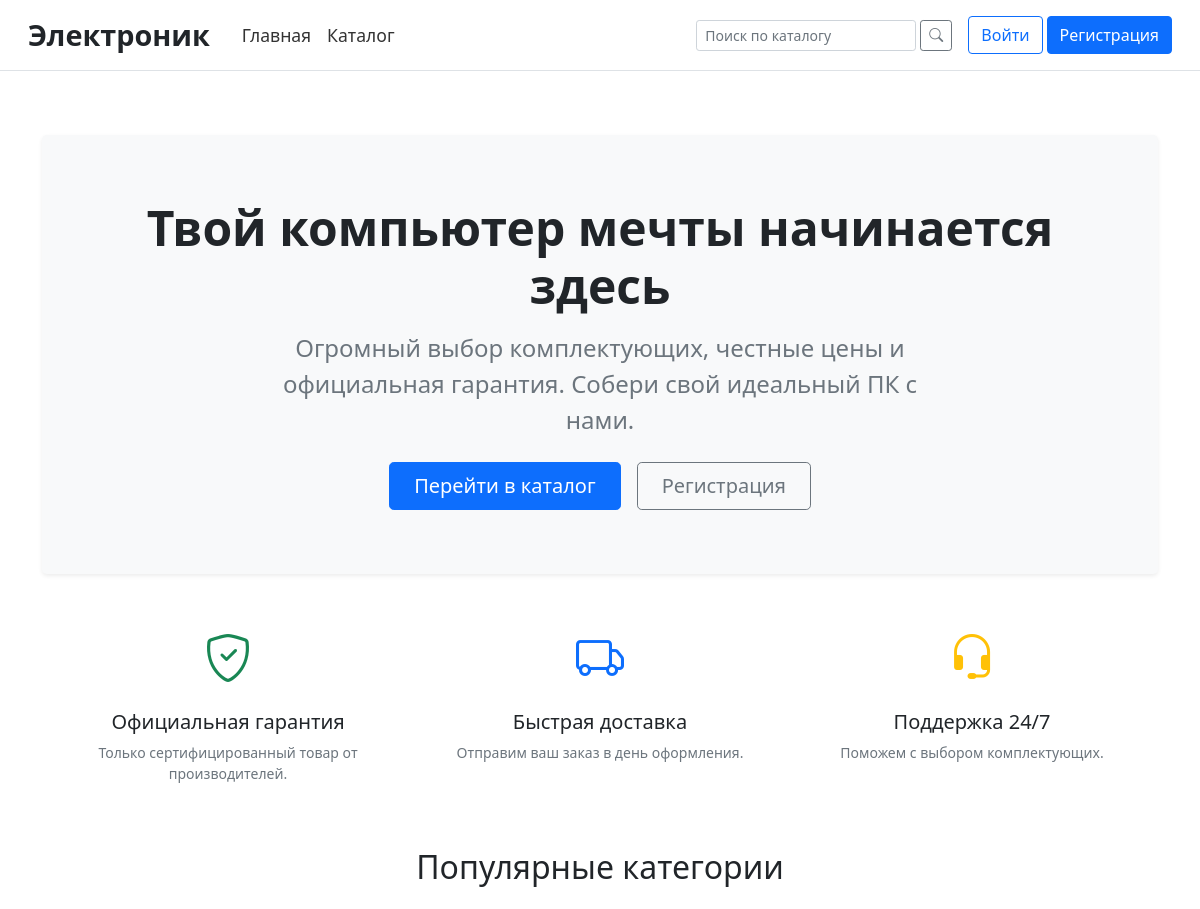
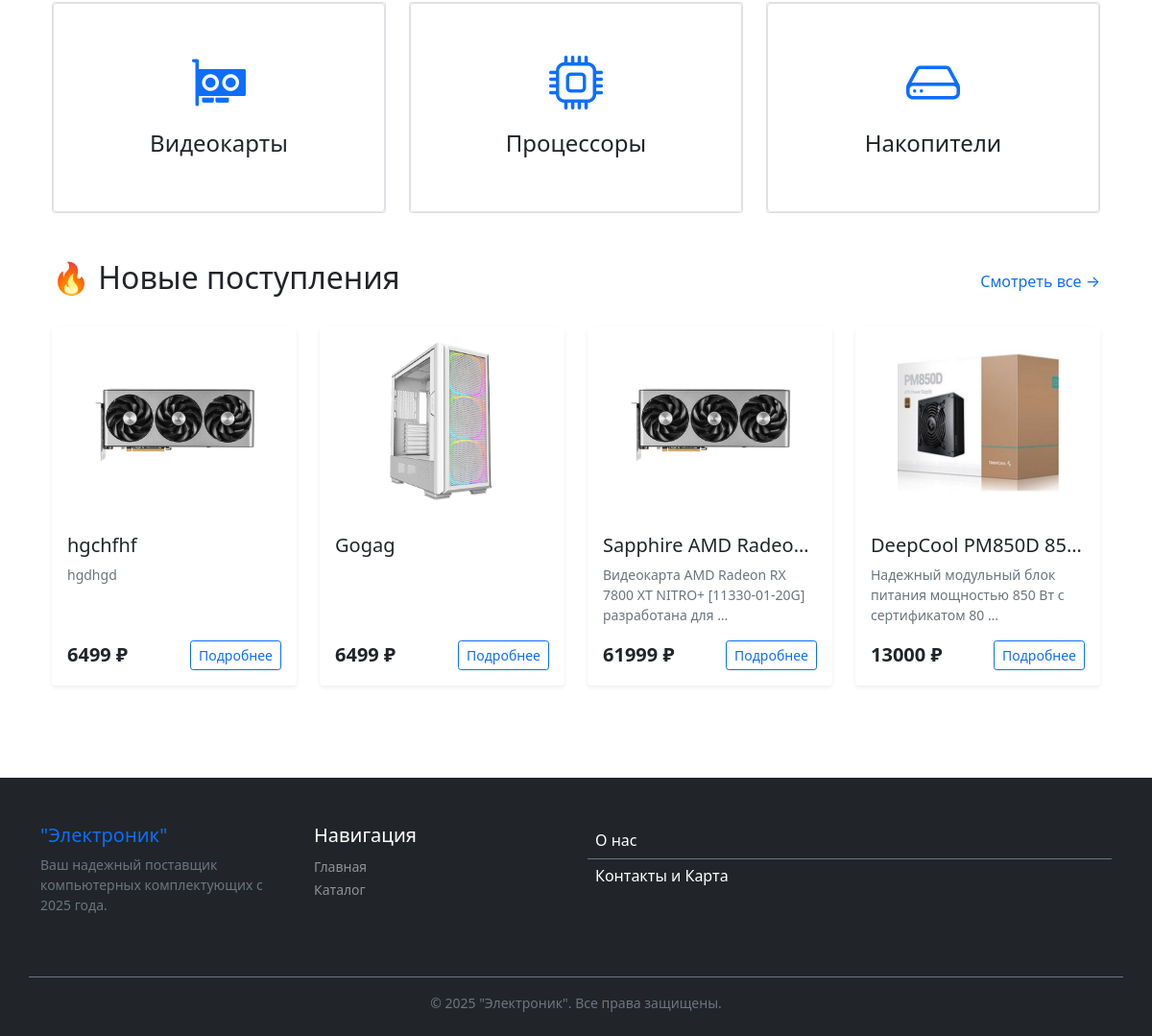
The page / on the database its author committed (2 pictures, top to bottom).
### catalog/models.py (models this page shows, shortened)
class Product(models.Model):
    manufacturer = models.ForeignKey(Brand, on_delete=models.CASCADE, verbose_name="Производитель")
    category = models.ForeignKey(Category, related_name='product', on_delete=models.CASCADE, verbose_name="Категория")
    supplier = models.ForeignKey(
        Supplier,
        on_delete=models.SET_NULL,
        null=True,
        related_name='products',
        verbose_name="Поставщик"
    )
    name = models.CharField(max_length=100, verbose_name="Наименование")
    slug = models.SlugField(unique=True)
    description = models.TextField(verbose_name='Описание', blank=True, null=True)
    price = models.DecimalField(max_digits=10, decimal_places=2, verbose_name="Цена")
    warranty_months = models.IntegerField(verbose_name="Гарантия (мес.)", null=True, blank=True)
    image = models.ImageField(upload_to='products/%Y/%m/%d', verbose_name="Изображение", max_length=255)
    available = models.BooleanField(default=True, verbose_name="Доступен к продаже")
    stock = models.PositiveIntegerField(default=0, verbose_name="Остаток на складе")
    class Meta:
        verbose_name = 'Товар'
        verbose_name_plural = 'Товары'

### catalog/views.py (the view)
# urls.py: path('', views.index, name='index'),
def index(request):
    latest_products = Product.objects.all().order_by('-id')[:4]
    context = {
        'latest_products': latest_products
    }
    return render(request, 'catalog/index.html', context)

### orders/context_processors.py (called while the page is built, shortened)
def cart_count(request):
    total_quantity = 0
    order_id = request.session.get('order_id')
    return {'cart_total_quantity': total_quantity}

def cart_status(request):
    cart_items_quantities = {}
    items_in_cart_slugs = set()
    order_id = request.session.get('order_id')
    return {
        'items_in_cart_slugs': items_in_cart_slugs,
        'items_in_cart_quantities': cart_items_quantities,
    }

### catalog/templates/catalog/index.html (shortened to what this page needs)
{% extends "base.html" %}
{% load static %}
{% block content %}
<div class="bg-light rounded-3 mb-5 py-5 px-4 text-center shadow-sm">
    <div class="container-fluid py-3">
        <h1 class="display-5 fw-bold">Твой компьютер мечты начинается здесь</h1>
        <p class="fs-4 col-md-8 mx-auto text-muted mt-3">
            Огромный выбор комплектующих, честные цены и официальная гарантия.
            Собери свой идеальный ПК с нами.
        </p>
        <div class="d-flex justify-content-center gap-3 mt-4">
            <a href="{% url 'catalog:catalog_list' %}" class="btn btn-primary btn-lg px-4">
                Перейти в каталог
            </a>
            {% if not user.is_authenticated %}
                <a href="{% url 'users:register' %}" class="btn btn-outline-secondary btn-lg px-4">
                    Регистрация
                </a>
            {% endif %}
        </div>
    </div>
</div>
<div class="container">
    <div class="row text-center mb-5 g-4">
        <div class="col-md-4">
            <div class="mb-3">
                <i class="bi bi-shield-check text-success" style="font-size: 3rem;"></i>
            </div>
            <h5>Официальная гарантия</h5>
            <p class="text-muted small">Только сертифицированный товар от производителей.</p>
        </div>
        <div class="col-md-4">
            <div class="mb-3">
                <i class="bi bi-truck text-primary" style="font-size: 3rem;"></i>
            </div>
            <h5>Быстрая доставка</h5>
            <p class="text-muted small">Отправим ваш заказ в день оформления.</p>
        </div>
        <div class="col-md-4">
            <div class="mb-3">
                <i class="bi bi-headset text-warning" style="font-size: 3rem;"></i>
            </div>
            <h5>Поддержка 24/7</h5>
            <p class="text-muted small">Поможем с выбором комплектующих.</p>
        </div>
    </div>
    <h2 class="mb-4 text-center">Популярные категории</h2>
    <div class="row row-cols-1 row-cols-md-3 g-4 mb-5">
        <div class="col">
            <a href="{% url 'catalog:catalog_list' %}?category=videokarty" class="card h-100 text-decoration-none text-dark hover-shadow transition">
                <div class="card-body text-center py-5 bg-white rounded border">
                    <i class="bi bi-gpu-card mb-3 d-block display-4 text-primary"></i>
                    <h4 class="card-title">Видеокарты</h4>
                </div>
            </a>
        </div>
        <div class="col">
            <a href="{% url 'catalog:catalog_list' %}?category=processory" class="card h-100 text-decoration-none text-dark hover-shadow transition">
                <div class="card-body text-center py-5 bg-white rounded border">
                    <i class="bi bi-cpu mb-3 d-block display-4 text-primary"></i>
                    <h4 class="card-title">Процессоры</h4>
                </div>
            </a>
        </div>
        <div class="col">
            <a href="{% url 'catalog:catalog_list' %}?category=nakopiteli-ssdhdd" class="card h-100 text-decoration-none text-dark hover-shadow transition">
                <div class="card-body text-center py-5 bg-white rounded border">
                    <i class="bi bi-hdd mb-3 d-block display-4 text-primary"></i>
                    <h4 class="card-title">Накопители</h4>
                </div>
            </a>
        </div>
    </div>
    <div class="d-flex justify-content-between align-items-center mb-4">
        <h2>🔥 Новые поступления</h2>
        <a href="{% url 'catalog:catalog_list' %}" class="text-decoration-none">Смотреть все &rarr;</a>
    </div>
    <div class="row row-cols-1 row-cols-md-2 row-cols-lg-4 g-4 mb-5">
        {% for product in latest_products %}
        <div class="col">
            <div class="card h-100 shadow-sm border-0">
                <a href="{% url 'catalog:product_detail' category_slug=product.category.slug product_slug=product.slug %}" class="text-decoration-none text-dark">
                    {% if product.image %}
                        <img src="{{ product.image.url }}" class="card-img-top p-3" alt="{{ product.name }}" style="height: 200px; object-fit: contain;">
                    {% else %}
                        <div class="bg-light d-flex align-items-center justify-content-center" style="height: 200px;">
                            <span class="text-muted">Нет фото</span>
                        </div>
                    {% endif %}
                </a>
                <div class="card-body d-flex flex-column">
                    <h5 class="card-title text-truncate">{{ product.name }}</h5>
                    <p class="card-text text-muted small mb-3">
                        {{ product.description|truncatewords:10 }}
                    </p>
                    <div class="mt-auto d-flex justify-content-between align-items-center">
                        <span class="fw-bold fs-5">{{ product.price|floatformat:0 }} ₽</span>
                        <a href="{% url 'catalog:product_detail' category_slug=product.category.slug product_slug=product.slug %}" class="btn btn-sm btn-outline-primary">
                            Подробнее
                        </a>
                    </div>
                </div>
            </div>
        </div>
        {% empty %}
            <div class="col-12 text-center py-5">
                <p class="text-muted">Товаров пока нет.</p>
            </div>
        {% endfor %}
    </div>
</div>
{% endblock content %}

### rows shown on the page
Product: image (picture), name "hgchfhf", description "hgdhgd", price "6499"
Product: image (picture), name "Gogag", price "6499"
Product: image (picture), name "Sapphire AMD Radeo…", description "Видеокарта AMD Radeon RX 7800 XT NITRO+ [11330-01-20G] разработана для …", price "61999"
Product: image (picture), name "DeepCool PM850D 85…", description "Надежный модульный блок питания мощностью 850 Вт с сертификатом 80 …", price "13000"
